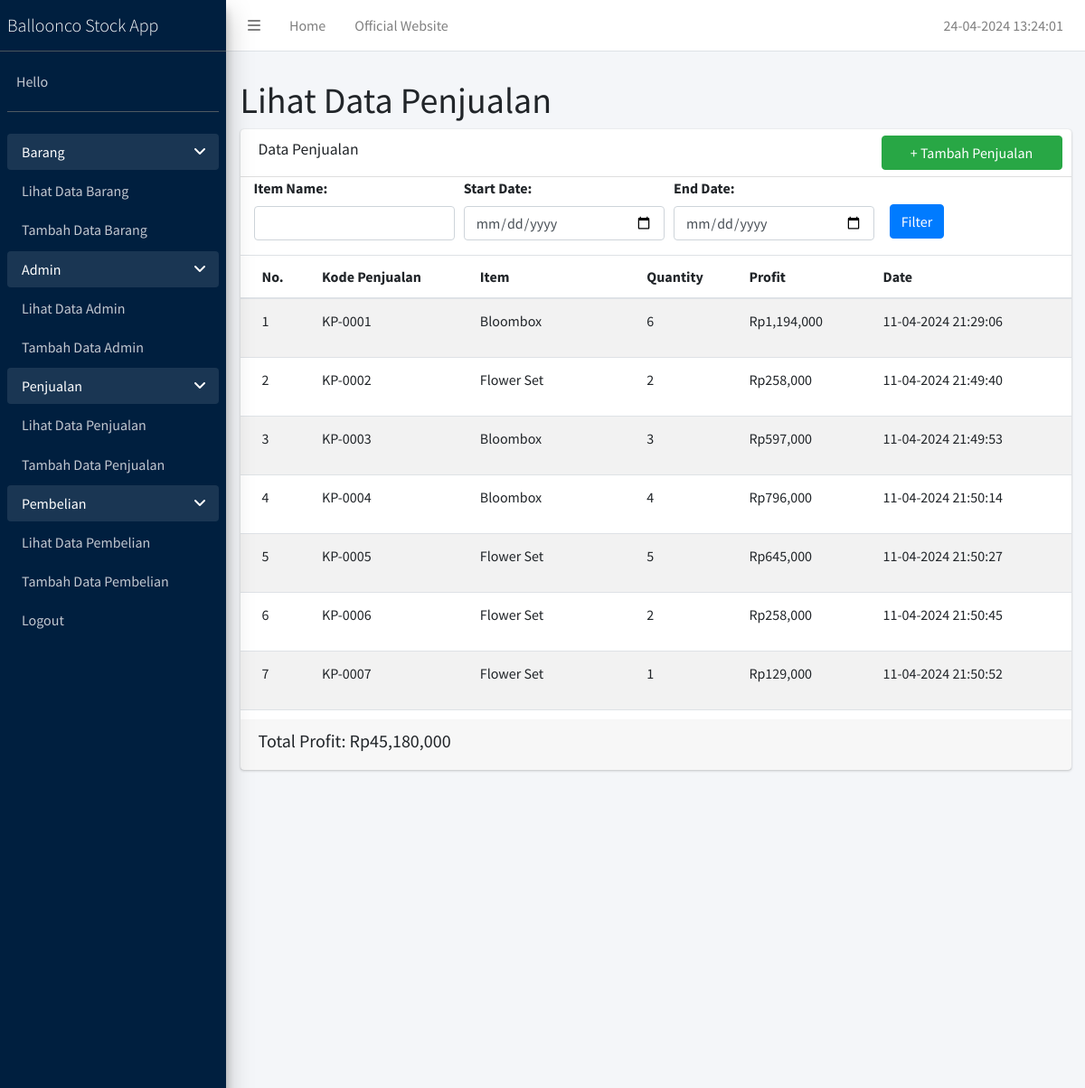
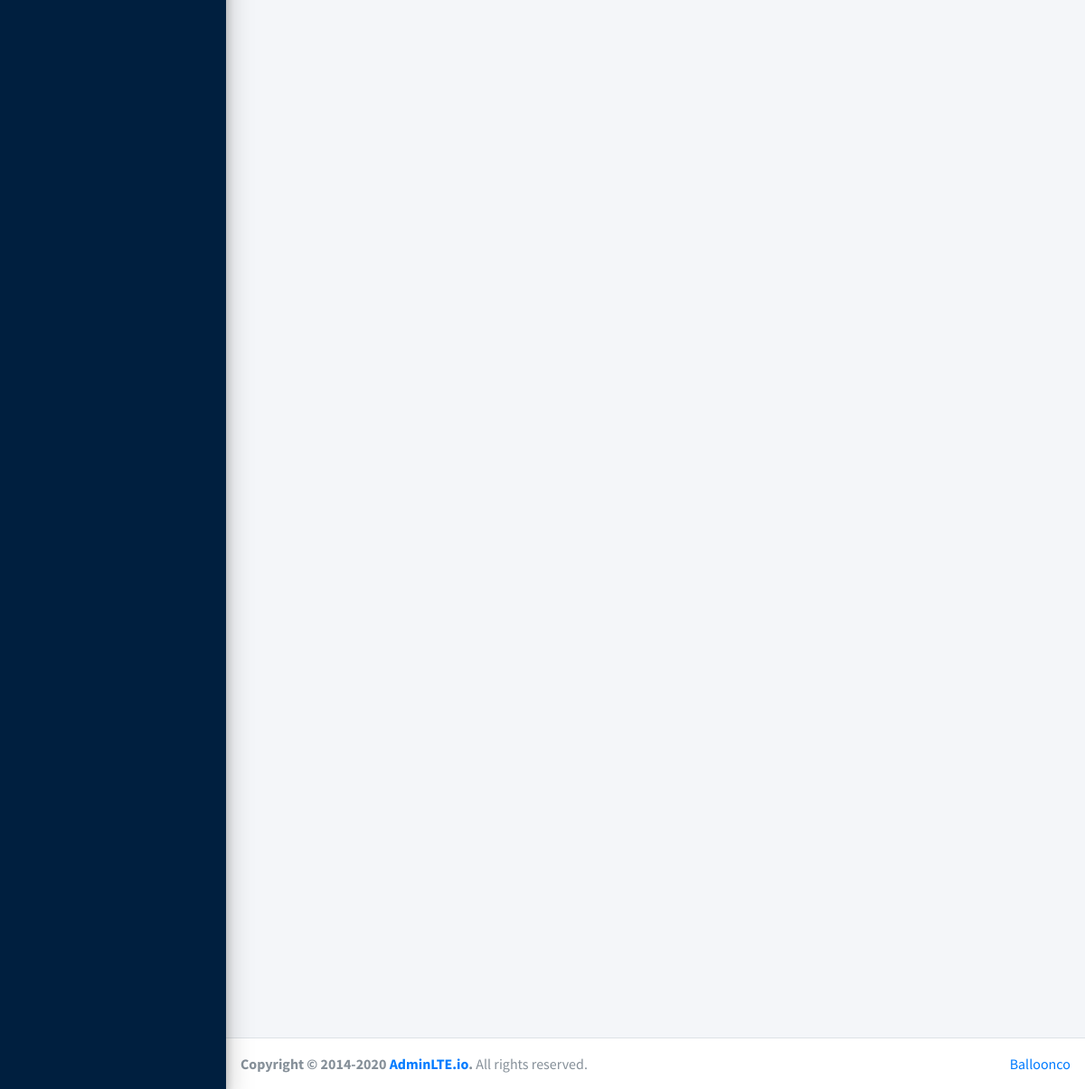
The page /lihat-penjualan.php on the database its author committed (2 pictures, top to bottom).
### tables this page shows
CREATE TABLE `penjualan` (
  `id_penjualan` int(11) NOT NULL,
  `kode_penjualan` varchar(50) NOT NULL,
  `quantity` int(50) NOT NULL,
  `tanggal_penjualan` datetime(6) NOT NULL,
  `id_barang` int(11) NOT NULL
);

CREATE TABLE `barang` (
  `id_barang` int(11) NOT NULL,
  `kode_barang` text NOT NULL,
  `nama_barang` varchar(50) NOT NULL,
  `qty_barang` int(50) NOT NULL,
  `harga_barang` int(50) NOT NULL,
  `harga_beli` int(50) NOT NULL,
  `deskripsi_barang` varchar(50) NOT NULL
);

### lihat-penjualan.php (the view, shortened to what this page needs)
<?php
include 'koneksi.php';
if(isset($_POST['filter'])) {
    $item_name = $_POST['item_name'];
    $start_date = $_POST['start_date'];
    $end_date = $_POST['end_date'];
    $query = "SELECT p.kode_penjualan, b.nama_barang, p.quantity, b.harga_beli, p.tanggal_penjualan
              FROM penjualan p
              JOIN barang b ON p.id_barang = b.id_barang
              WHERE 1=1";
    if (!empty($item_name)) {
        $query .= " AND b.nama_barang = '$item_name'";
    }
    if (!empty($start_date) && !empty($end_date)) {
        $query .= " AND DATE(p.tanggal_penjualan) BETWEEN '$start_date' AND '$end_date'";
    }
    $query .= " ORDER BY p.tanggal_penjualan ASC";
} else {
    $query = "SELECT p.kode_penjualan, b.nama_barang, p.quantity, b.harga_beli, p.tanggal_penjualan
              FROM penjualan p
              JOIN barang b ON p.id_barang = b.id_barang
              ORDER BY p.tanggal_penjualan ASC";
}
$result = mysqli_query($koneksi, $query);
$total_profit_all_pages_query = "SELECT SUM(p.quantity * b.harga_beli) AS total_profit FROM penjualan p JOIN barang b ON p.id_barang = b.id_barang";
$total_profit_all_pages_result = mysqli_query($koneksi, $total_profit_all_pages_query);
$total_profit_all_pages_row = mysqli_fetch_assoc($total_profit_all_pages_result);
$total_profit_all_pages = $total_profit_all_pages_row['total_profit'];
?>
<?php
include 'header.php';
?>
<body class="hold-transition sidebar-mini layout-fixed">
    <div class="wrapper">
        <?php
        include 'menu-bar.php';
        ?>
        <div class="content-wrapper">
            <div class="content-header">
            </div>
            <section class="content">
                <div class="container-fluid">
                    <div class="row">
                        <div class="col-12">
                            <h1>Lihat Data Penjualan</h1>
                            <div class="card">
                                <div class="card-header">
                                    <h3 class="card-title">Data Penjualan</h3>
                                    <div class="card-tools">
                                        <div class="input-group input-group-sm" style="width: 200px;">
                                            <button onclick="location.href='input-penjualan.php';" type="button" class="btn btn-block btn-success btn-md"> + Tambah Penjualan</button>
                                        </div>
                                    </div>
                                </div>
                                <div class="card-body table-responsive p-0" style="height: 600px;">
                                    <form method="post" action="">
                                        <div class="form-row">
                                            <div class="form-group col-md-3">
                                                <label style="margin-left: 15px;" for="item_name">Item Name:</label>
                                                <input style="margin-left: 15px;" type="text" class="form-control" id="item_name" name="item_name" value="<?php echo isset($_POST['item_name']) ? $_POST['item_name'] : ''; ?>">
                                            </div>
                                            <div class="form-group col-md-3">
                                                <label style="margin-left: 15px;" for="start_date">Start Date:</label>
                                                <input style="margin-left: 15px;" type="date" class="form-control" id="start_date" name="start_date" value="<?php echo isset($_POST['start_date']) ? $_POST['start_date'] : ''; ?>">
                                            </div>
                                            <div class="form-group col-md-3">
                                                <label style="margin-left: 15px;" for="end_date">End Date:</label>
                                                <input style="margin-left: 15px;" type="date" class="form-control" id="end_date" name="end_date" value="<?php echo isset($_POST['end_date']) ? $_POST['end_date'] : ''; ?>">
                                            </div>
                                            <div class="form-group col-md-3">
                                                <label>&nbsp;</label>
                                                <input style="margin-top: 30px; margin-left: 15px; " type="submit" class="btn btn-primary btn-md" name="filter" value="Filter">
                                            </div>
                                        </div>
                                    </form>
                                    <table class="table table-striped table-head-fixed text-nowrap">
                                        <thead>
                                            <tr>
                                                <th>No.</th>
                                                <th>Kode Penjualan</th>
                                                <th>Item</th>
                                                <th>Quantity</th>
                                                <th>Profit</th>
                                                <th>Date</th>
                                            </tr>
                                        </thead>
                                        <tbody>
                                            <?php
                                            $no = 1;
                                            while ($data = mysqli_fetch_array($result)) {
                                                $purchase_price = $data['harga_beli'];
                                                $quantity = $data['quantity'];
                                                $profit = $quantity * $purchase_price;
                                                ?>
                                                <tr>
                                                    <td><?php echo $no; ?></td>
                                                    <td><?php echo $data['kode_penjualan']; ?></td>
                                                    <td><?php echo $data['nama_barang']; ?></td>
                                                    <td><?php echo $data['quantity']; ?></td>
                                                    <td><p>Rp<?php echo number_format($profit); ?></p></td>
                                                    <td><?php echo $data['tanggal_penjualan'] ? date("d-m-Y H:i:s", strtotime($data['tanggal_penjualan'])) : ''; ?></td>
                                                </tr>
                                                <?php
                                                $no++;
                                            }
                                            ?>
                                        </tbody>
                                    </table>
                                </div>
                                <div class="card-footer">
                                    <div class="row">
                                        <div class="col">
                                        <h5>Total Profit: Rp<?php echo number_format($total_profit_all_pages); ?></h5>
                                        </div>
                                        <div class="col">
                                        </div>
                                    </div>
                                </div>
                            </div>
                        </div>
                    </div>
                </div>
            </section>
        </div>
        <?php
        include 'footer.php';
        ?>
</body>

### rows shown on the page
penjualan: kode_penjualan "KP-0001", id_barang.nama_barang "Bloombox", quantity "6", quantity.harga_beli "1,194,000", tanggal_penjualan "11-04-2024 21:29:06"
penjualan: kode_penjualan "KP-0002", id_barang.nama_barang "Flower Set", quantity "2", quantity.harga_beli "258,000", tanggal_penjualan "11-04-2024 21:49:40"
penjualan: kode_penjualan "KP-0003", id_barang.nama_barang "Bloombox", quantity "3", quantity.harga_beli "597,000", tanggal_penjualan "11-04-2024 21:49:53"
penjualan: kode_penjualan "KP-0004", id_barang.nama_barang "Bloombox", quantity "4", quantity.harga_beli "796,000", tanggal_penjualan "11-04-2024 21:50:14"
penjualan: kode_penjualan "KP-0005", id_barang.nama_barang "Flower Set", quantity "5", quantity.harga_beli "645,000", tanggal_penjualan "11-04-2024 21:50:27"
penjualan: kode_penjualan "KP-0006", id_barang.nama_barang "Flower Set", quantity "2", quantity.harga_beli "258,000", tanggal_penjualan "11-04-2024 21:50:45"
penjualan: kode_penjualan "KP-0007", id_barang.nama_barang "Flower Set", quantity "1", quantity.harga_beli "129,000", tanggal_penjualan "11-04-2024 21:50:52"

### other values the page prints
$total_profit_all_pages "45,180,000"
